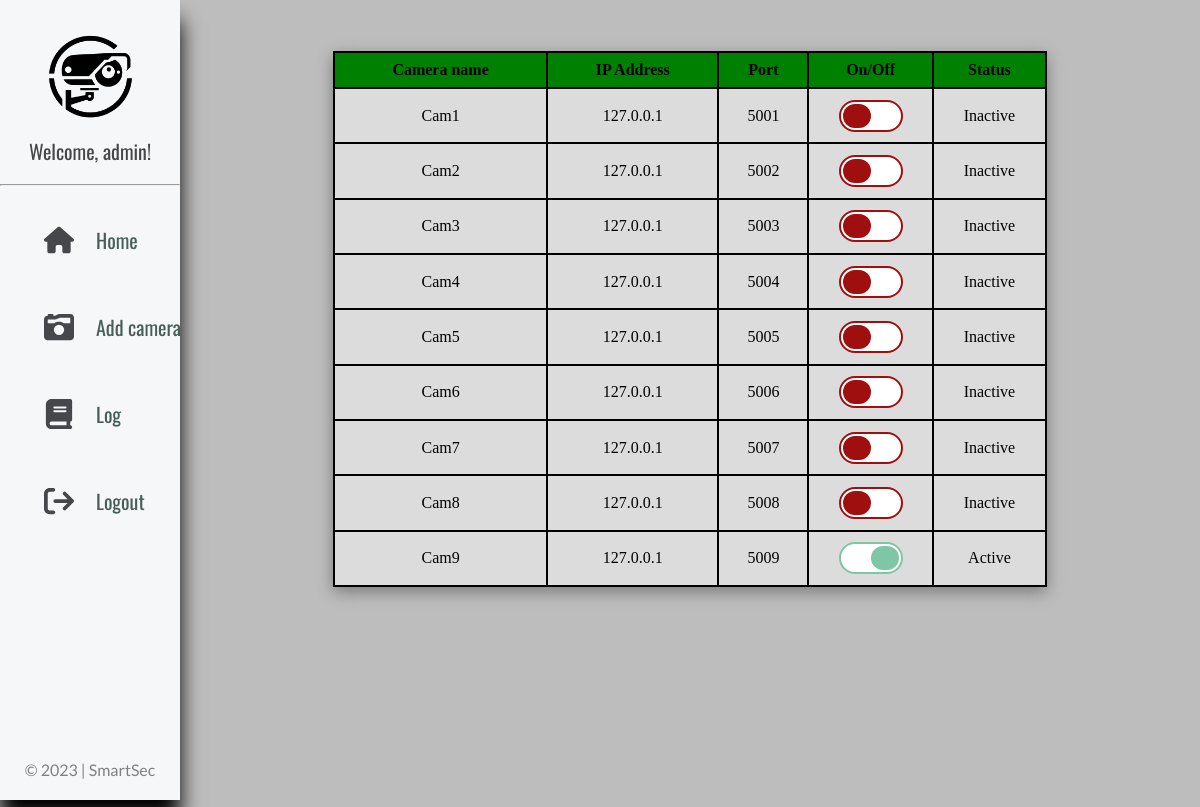
/detailed_view (signed in), run on the app's committed database.
### tables this page shows
CREATE TABLE t_cameras (cname TEXT, port INTEGER, status TEXT, lat FLOAT, lng FLOAT);

### server.py (the view)
@app.route('/detailed_view')
def detailed_view():
    if not session.get('loggedin_as'):
        return redirect('/login')
    cameras = fetch_all_camera_from_db()
    return render_template('detailedView.html',cameras=cameras, user=session.get('loggedin_as'))

### server.py (called while the page is built)
def dict_factory(cursor, row):
    d = {}
    for idx, col in enumerate(cursor.description):
        d[col[0]] = row[idx]
    return d

def fetch_all_camera_from_db():
    new_connect = sqlite3.connect('database.db')
    cursor = new_connect.cursor()
    cursor.row_factory = dict_factory
    cursor.execute('SELECT * FROM t_cameras')
    return cursor.fetchall()

### templates/detailedView.html (shortened to what this page needs)
{% extends 'base.html' %}
{% block body %}
<table class="rwd-table">
    <tr class="table-header">
        <th>Camera name</th>
        <th>IP Address</th>
        <th>Port</th>
        <th>On/Off</th>
        <th>Status</th>
    </tr>
    {% for cam_info in cameras %}
    <tr class="table-entry">
        <td data-th="Camera name">{{cam_info.cname}}</td>
        <td data-th="IP Address">127.0.0.1</td>
        <td data-th="port">{{cam_info.port}}</td>
        <td data-th="On/Off" class="button-values">
            <div class="middle-button">
                <label class="tgl-btn{% if cam_info.status == 'Inactive' %} red{% endif %}" for="cb{{ loop.index }}"></label>
            </div>
        </td>
        <td data-th="Status">{{cam_info.status}}</td>
    </tr>
    {% endfor %}
</table>
{% endblock %}

### static/css/main.css (style rules this page uses)
:root { --text: #18272F; }
body { background-color: #bdbdbd; margin: 0%; }
.rwd-table { width: 70%; border-collapse: collapse; margin: 0 auto; margin-top: 5%; margin-bottom: 1%; box-shadow: 0px 5px 15px rgba(0, 0, 0, 0.35); }
.table-header th { background-color: green; text-align: center; border: 2px solid black; padding: 8px; grid-column: 1/5; }
.table-entry td { text-align: center; background-color: gainsboro; border: 2px solid black; padding: 1.5%; }
.middle-button { display: flex; justify-content: center; }

### data on the page
t_cameras: cname "Cam1", port "5001", status "Inactive"
t_cameras: cname "Cam2", port "5002", status "Inactive"
t_cameras: cname "Cam3", port "5003", status "Inactive"
t_cameras: cname "Cam4", port "5004", status "Inactive"
t_cameras: cname "Cam5", port "5005", status "Inactive"
t_cameras: cname "Cam6", port "5006", status "Inactive"
t_cameras: cname "Cam7", port "5007", status "Inactive"
t_cameras: cname "Cam8", port "5008", status "Inactive"
t_cameras: cname "Cam9", port "5009", status "Active"

### other printed values
{{ user[0] }} "admin"
